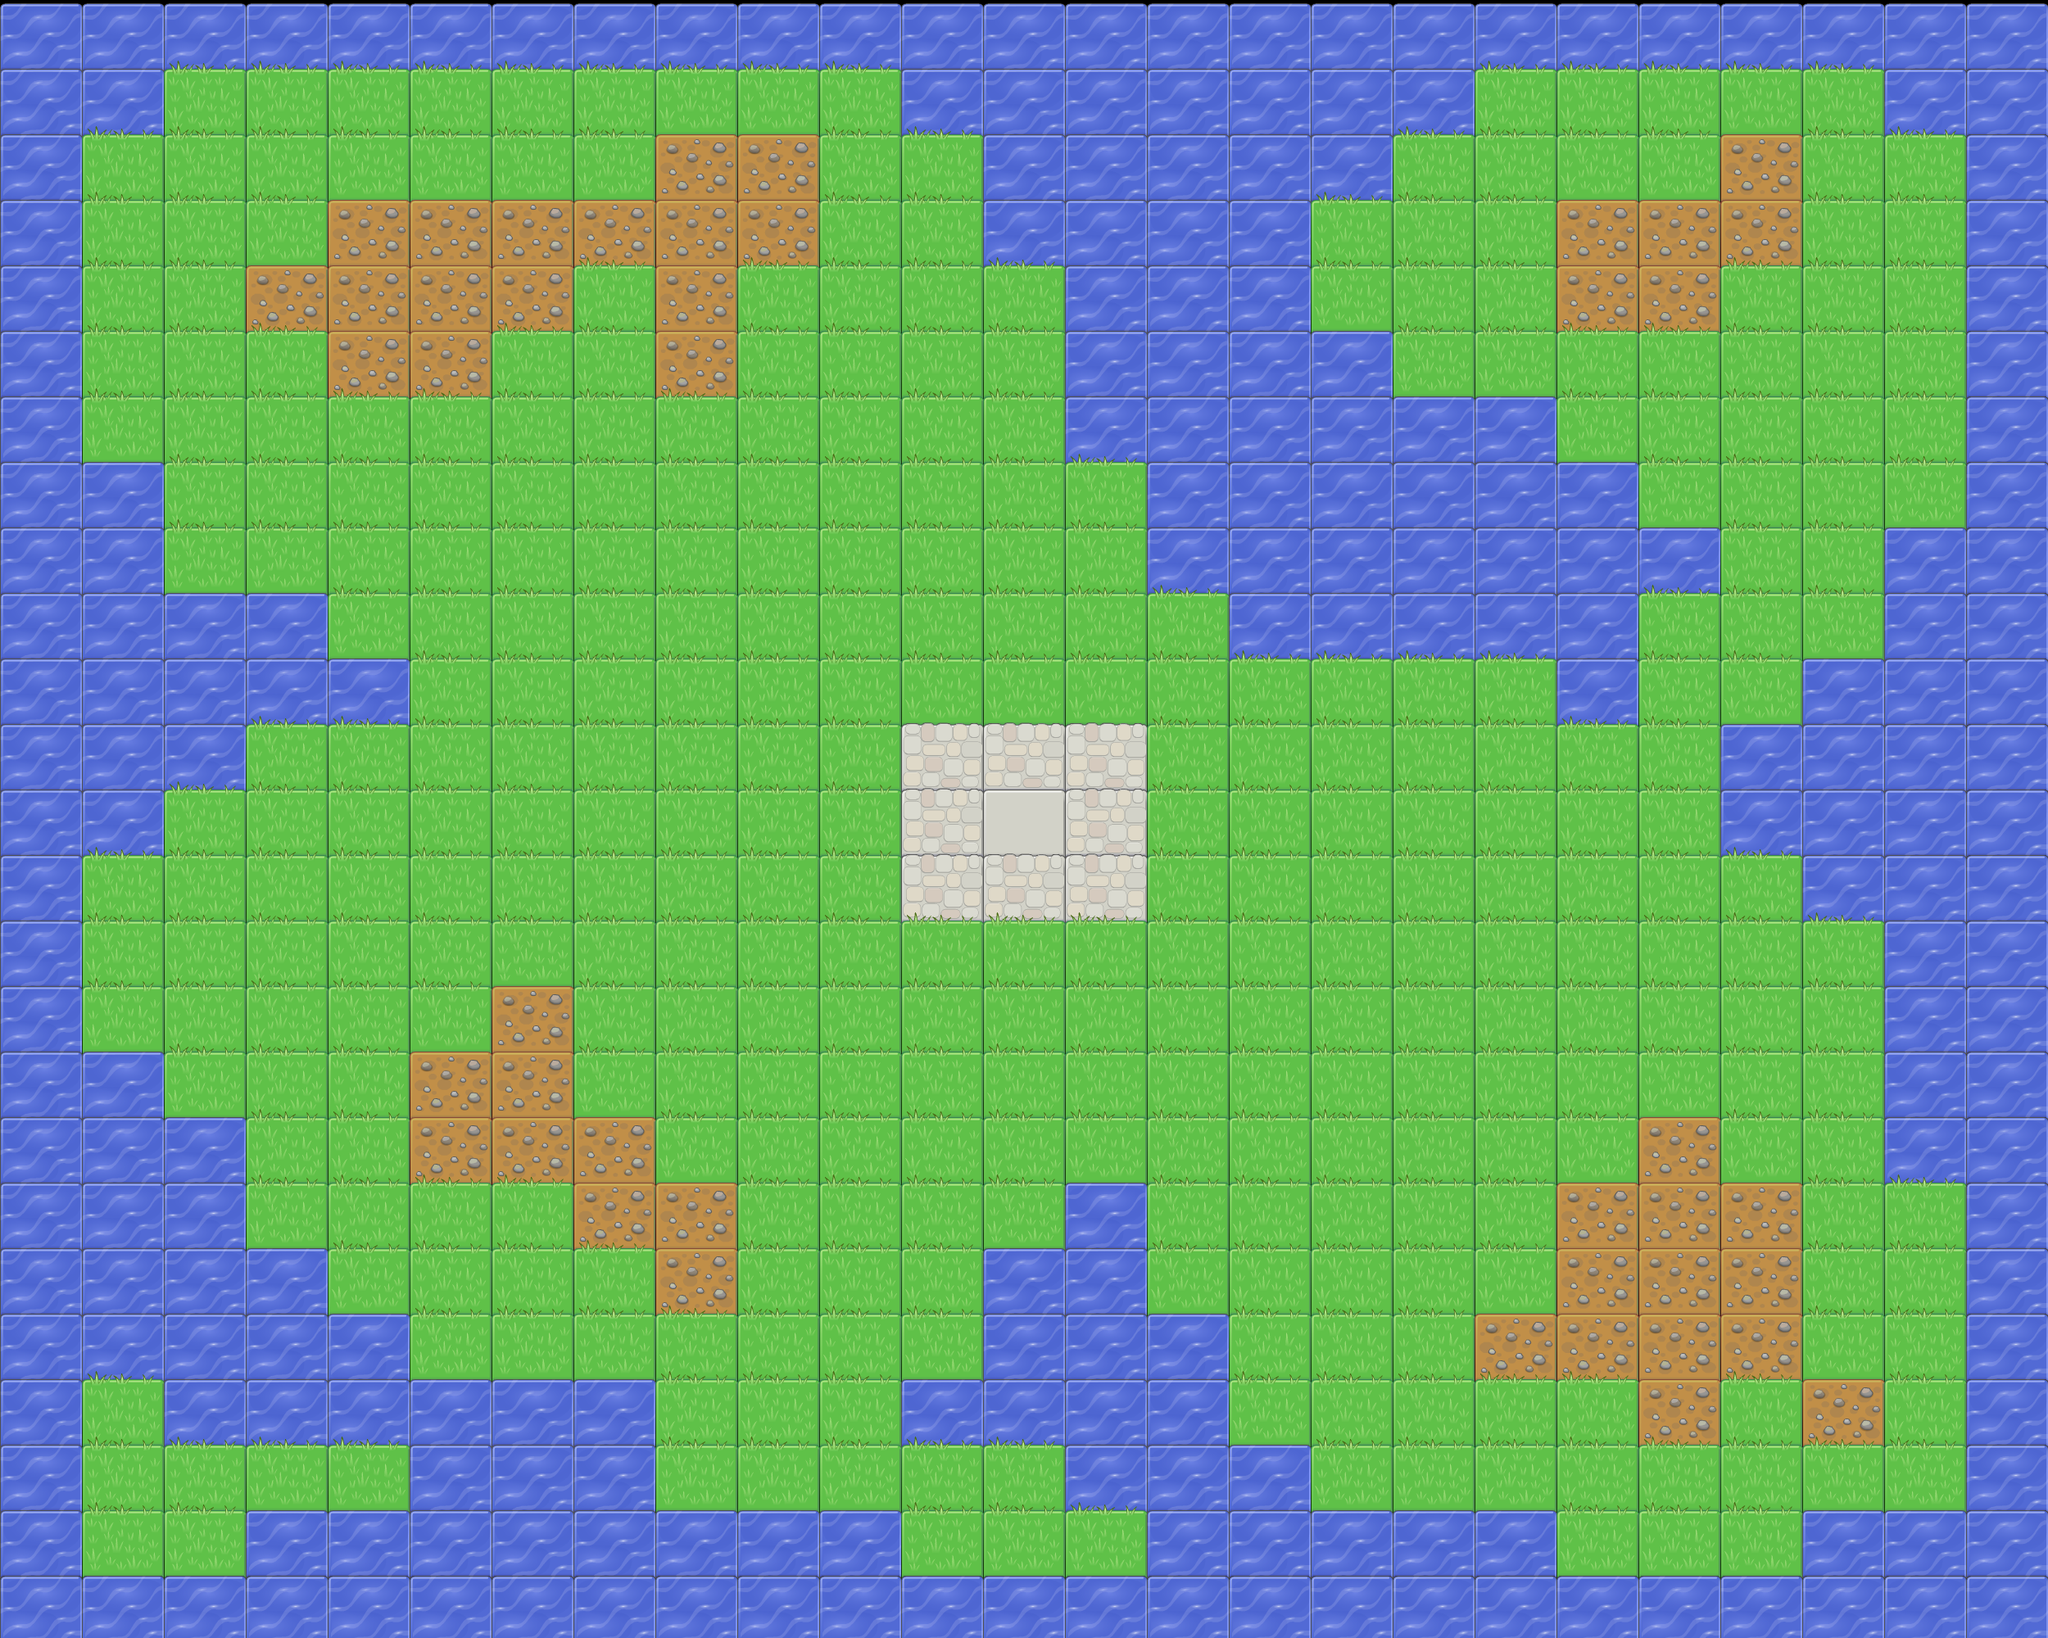

The image is a tile-based game level rendered from a .tmx file. Its description and complete source (layers, tilesets, objects, tile grids) follow:
An orthogonal 25x25 tile map with 100x80 px tiles, 1 tile layer (Tile Layer 1).

<map version="1.0" orientation="orthogonal" renderorder="right-down" width="25" height="25" tilewidth="100" tileheight="80" nextobjectid="1">
 <tileset firstgid="1" name="tiles" tilewidth="101" tileheight="171" tilecount="5" columns="0">
  <tileoffset x="0" y="45" />
  <tile id="0">
     <image width="101" height="171" source="../img/tiles/water-tile.png" />
    </tile>
    <tile id="1">
     <image width="101" height="171" source="../img/tiles/dirt-tile.png" />
    </tile>
    <tile id="2">
     <image width="101" height="171" source="../img/tiles/grass-tile.png" />
    </tile>
    <tile id="3">
     <image width="101" height="171" source="../img/tiles/plain-tile.png" />
    </tile>
    <tile id="4">
     <image width="101" height="171" source="../img/tiles/stone-tile.png" />
    </tile>
 </tileset>
 <layer name="Tile Layer 1" width="25" height="25">
  <data encoding="csv">
1,1,1,1,1,1,1,1,1,1,1,1,1,1,1,1,1,1,1,1,1,1,1,1,1,
1,1,3,3,3,3,3,3,3,3,3,1,1,1,1,1,1,1,3,3,3,3,3,1,1,
1,3,3,3,3,3,3,3,2,2,3,3,1,1,1,1,1,3,3,3,3,2,3,3,1,
1,3,3,3,2,2,2,2,2,2,3,3,1,1,1,1,3,3,3,2,2,2,3,3,1,
1,3,3,2,2,2,2,3,2,3,3,3,3,1,1,1,3,3,3,2,2,3,3,3,1,
1,3,3,3,2,2,3,3,2,3,3,3,3,1,1,1,1,3,3,3,3,3,3,3,1,
1,3,3,3,3,3,3,3,3,3,3,3,3,1,1,1,1,1,1,3,3,3,3,3,1,
1,1,3,3,3,3,3,3,3,3,3,3,3,3,1,1,1,1,1,1,3,3,3,3,1,
1,1,3,3,3,3,3,3,3,3,3,3,3,3,1,1,1,1,1,1,1,3,3,1,1,
1,1,1,1,3,3,3,3,3,3,3,3,3,3,3,1,1,1,1,1,3,3,3,1,1,
1,1,1,1,1,3,3,3,3,3,3,3,3,3,3,3,3,3,3,1,3,3,1,1,1,
1,1,1,3,3,3,3,3,3,3,3,5,5,5,3,3,3,3,3,3,3,1,1,1,1,
1,1,3,3,3,3,3,3,3,3,3,5,4,5,3,3,3,3,3,3,3,1,1,1,1,
1,3,3,3,3,3,3,3,3,3,3,5,5,5,3,3,3,3,3,3,3,3,1,1,1,
1,3,3,3,3,3,3,3,3,3,3,3,3,3,3,3,3,3,3,3,3,3,3,1,1,
1,3,3,3,3,3,2,3,3,3,3,3,3,3,3,3,3,3,3,3,3,3,3,1,1,
1,1,3,3,3,2,2,3,3,3,3,3,3,3,3,3,3,3,3,3,3,3,3,1,1,
1,1,1,3,3,2,2,2,3,3,3,3,3,3,3,3,3,3,3,3,2,3,3,1,1,
1,1,1,3,3,3,3,2,2,3,3,3,3,1,3,3,3,3,3,2,2,2,3,3,1,
1,1,1,1,3,3,3,3,2,3,3,3,1,1,3,3,3,3,3,2,2,2,3,3,1,
1,1,1,1,1,3,3,3,3,3,3,3,1,1,1,3,3,3,2,2,2,2,3,3,1,
1,3,1,1,1,1,1,1,3,3,3,1,1,1,1,3,3,3,3,3,2,3,2,3,1,
1,3,3,3,3,1,1,1,3,3,3,3,3,1,1,1,3,3,3,3,3,3,3,3,1,
1,3,3,1,1,1,1,1,1,1,1,3,3,3,1,1,1,1,1,3,3,3,1,1,1,
1,1,1,1,1,1,1,1,1,1,1,1,1,1,1,1,1,1,1,1,1,1,1,1,1
</data>
 </layer>
</map>
